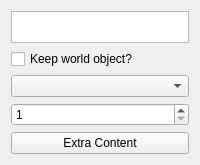
<?xml version="1.0" encoding="UTF-8"?>
<ui version="4.0">
 <class>quest_objective</class>
 <widget class="QWidget" name="quest_objective">
  <property name="geometry">
   <rect>
    <x>0</x>
    <y>0</y>
    <width>200</width>
    <height>150</height>
   </rect>
  </property>
  <property name="windowTitle">
   <string>Quest Objective</string>
  </property>
  <layout class="QVBoxLayout" name="verticalLayout">
   <item>
    <widget class="QListWidget" name="world_object">
     <property name="maximumSize">
      <size>
       <width>16777215</width>
       <height>32</height>
      </size>
     </property>
     <property name="focusPolicy">
      <enum>Qt::NoFocus</enum>
     </property>
     <property name="acceptDrops">
      <bool>true</bool>
     </property>
     <property name="alternatingRowColors">
      <bool>true</bool>
     </property>
     <property name="selectionMode">
      <enum>QAbstractItemView::NoSelection</enum>
     </property>
    </widget>
   </item>
   <item>
    <widget class="QCheckBox" name="world_object_keep">
     <property name="text">
      <string>Keep world object?</string>
     </property>
    </widget>
   </item>
   <item>
    <widget class="QComboBox" name="quest_type"/>
   </item>
   <item>
    <widget class="QSpinBox" name="amount">
     <property name="minimum">
      <number>1</number>
     </property>
     <property name="maximum">
      <number>100</number>
     </property>
    </widget>
   </item>
   <item>
    <widget class="QPushButton" name="extra_content_bttn">
     <property name="text">
      <string>Extra Content</string>
     </property>
    </widget>
   </item>
  </layout>
 </widget>
 <resources/>
 <connections/>
</ui>
